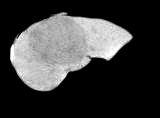
%> input picture 1l.jpeg, 160 x 118 px
$ octave area_overlap_error.m   (GNU Octave 9; MATLAB toolbox functions it lacks are replaced by stand-ins)
%> lines starting %> are read from the running program, lines starting %| are printed output that depends on the picture; in (x1, y1, x2, y2) boxes, pixels count from 0 and x2, y2 are one past the last pixel; in counts of white or black regions, pixels touching at a corner belong together; the program's own positions count from 1
clear all;
I1=imread('1l.jpeg');%segmented with seed point selection
%> I1 is the input picture: size 118x160 uint8; min 0, max 255, mean 59.1
I2=imread('1s.jpeg');%segmented without seed point selection
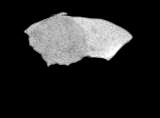
%> input picture 1s.jpeg, 160 x 118 px
%> I2 is the input picture: size 118x160 uint8; min 0, max 255, mean 38.5
I3=imread('1p.jpeg');%mask of ground truth segmented liver
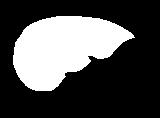
%> input picture 1p.jpeg, 160 x 118 px
%> I3 is the input picture: size 118x160 uint8; min 0, max 255, mean 77.5
%converting images to binary images%
bw1=im2bw(I1);%segmented liver with segmented liver
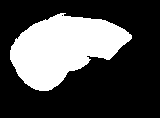
%> bw1: size 118x160 logical; 30.3% white; 1 white region, box (x1, y1, x2, y2) and area: (10, 13, 132, 91) 5724
bw2=im2bw(I2);%segmented liver without seed point selection
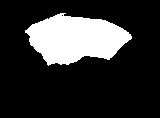
%> bw2: size 118x160 logical; 19.7% white; 1 white region, box (x1, y1, x2, y2) and area: (25, 13, 132, 66) 3721
bw3=im2bw(I3);
%> bw3: size 118x160 logical; 30.4% white; 1 white region, box (x1, y1, x2, y2) and area: (13, 16, 135, 91) 5739
area1=nnz(bw1&bw3);%counts no of pixels comprising both bw1 and bw3(intersection)
%> area1 = 5541
area2=nnz(bw1|bw3);%counts no of pixels comprising both bw1 or bw3(union)
%> area2 = 5922
area3=nnz(bw2&bw3);%counts no of pixels comprising both bw2 and bw3(intersection)
%> area3 = 3626
area4=nnz(bw2|bw3);%%counts no of pixels comprising both bw2 or bw3(union)
%> area4 = 5834
ao1=(1-(area1/area2))*100 %with seed point
%> ao1 = 6.43
ao2=(1-(area3/area4))*100 %fixed seed
%> ao2 = 37.85
